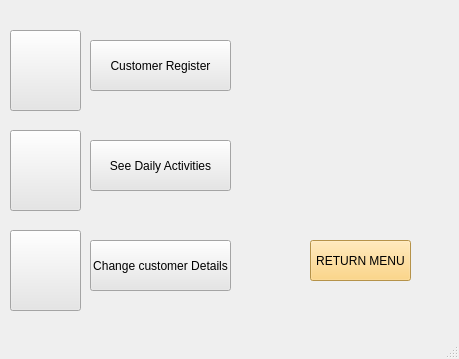
<?xml version="1.0" encoding="UTF-8"?>
<ui version="4.0">
 <class>MainWindow</class>
 <widget class="QMainWindow" name="MainWindow">
  <property name="geometry">
   <rect>
    <x>0</x>
    <y>0</y>
    <width>459</width>
    <height>359</height>
   </rect>
  </property>
  <property name="windowTitle">
   <string>MainWindow</string>
  </property>
  <widget class="QWidget" name="centralwidget">
   <widget class="QPushButton" name="return2_button">
    <property name="geometry">
     <rect>
      <x>310</x>
      <y>240</y>
      <width>101</width>
      <height>41</height>
     </rect>
    </property>
    <property name="styleSheet">
     <string notr="true">background-color: rgb(254, 204, 102);</string>
    </property>
    <property name="text">
     <string>RETURN MENU</string>
    </property>
    <property name="icon">
     <iconset>
      <normaloff>../pythonogreniyorum/ATM-Project/atmproject/gümüst/icons/reply.png</normaloff>
      <normalon>../pythonogreniyorum/ATM-Project/gümüst/icons/icns/reply.png</normalon>../pythonogreniyorum/ATM-Project/atmproject/gümüst/icons/reply.png</iconset>
    </property>
    <property name="iconSize">
     <size>
      <width>50</width>
      <height>50</height>
     </size>
    </property>
   </widget>
   <widget class="QPushButton" name="btn_register">
    <property name="geometry">
     <rect>
      <x>90</x>
      <y>40</y>
      <width>141</width>
      <height>51</height>
     </rect>
    </property>
    <property name="styleSheet">
     <string notr="true">background-color: rgb(255, 255, 255);
background-color: rgb(230, 230, 230);</string>
    </property>
    <property name="text">
     <string>Customer Register</string>
    </property>
   </widget>
   <widget class="QPushButton" name="btn_activities">
    <property name="geometry">
     <rect>
      <x>90</x>
      <y>140</y>
      <width>141</width>
      <height>51</height>
     </rect>
    </property>
    <property name="styleSheet">
     <string notr="true">background-color: rgb(255, 255, 255);
background-color: rgb(230, 230, 230);</string>
    </property>
    <property name="text">
     <string>See Daily Activities</string>
    </property>
   </widget>
   <widget class="QPushButton" name="btn_change">
    <property name="geometry">
     <rect>
      <x>90</x>
      <y>240</y>
      <width>141</width>
      <height>51</height>
     </rect>
    </property>
    <property name="styleSheet">
     <string notr="true">background-color: rgb(255, 255, 255);
background-color: rgb(230, 230, 230);</string>
    </property>
    <property name="text">
     <string>Change customer Details</string>
    </property>
   </widget>
   <widget class="QPushButton" name="pushButton_3">
    <property name="geometry">
     <rect>
      <x>10</x>
      <y>30</y>
      <width>71</width>
      <height>81</height>
     </rect>
    </property>
    <property name="styleSheet">
     <string notr="true">background-color: rgb(230, 230, 230);</string>
    </property>
    <property name="text">
     <string/>
    </property>
    <property name="icon">
     <iconset>
      <normaloff>../pythonogreniyorum/ATM-Project/gümüst/icons/icns/debit-card.png</normaloff>../pythonogreniyorum/ATM-Project/gümüst/icons/icns/debit-card.png</iconset>
    </property>
    <property name="iconSize">
     <size>
      <width>50</width>
      <height>50</height>
     </size>
    </property>
   </widget>
   <widget class="QPushButton" name="pushButton_4">
    <property name="geometry">
     <rect>
      <x>10</x>
      <y>130</y>
      <width>71</width>
      <height>81</height>
     </rect>
    </property>
    <property name="styleSheet">
     <string notr="true">background-color: rgb(230, 230, 230);</string>
    </property>
    <property name="text">
     <string/>
    </property>
    <property name="icon">
     <iconset>
      <normaloff>../pythonogreniyorum/ATM-Project/gümüst/icons/icns/debit-card.png</normaloff>../pythonogreniyorum/ATM-Project/gümüst/icons/icns/debit-card.png</iconset>
    </property>
    <property name="iconSize">
     <size>
      <width>50</width>
      <height>50</height>
     </size>
    </property>
   </widget>
   <widget class="QPushButton" name="pushButton_5">
    <property name="geometry">
     <rect>
      <x>10</x>
      <y>230</y>
      <width>71</width>
      <height>81</height>
     </rect>
    </property>
    <property name="styleSheet">
     <string notr="true">background-color: rgb(230, 230, 230);</string>
    </property>
    <property name="text">
     <string/>
    </property>
    <property name="icon">
     <iconset>
      <normaloff>../pythonogreniyorum/ATM-Project/gümüst/icons/icns/debit-card.png</normaloff>../pythonogreniyorum/ATM-Project/gümüst/icons/icns/debit-card.png</iconset>
    </property>
    <property name="iconSize">
     <size>
      <width>50</width>
      <height>50</height>
     </size>
    </property>
   </widget>
  </widget>
  <widget class="QMenuBar" name="menubar">
   <property name="geometry">
    <rect>
     <x>0</x>
     <y>0</y>
     <width>459</width>
     <height>21</height>
    </rect>
   </property>
  </widget>
  <widget class="QStatusBar" name="statusbar"/>
 </widget>
 <resources/>
 <connections/>
</ui>
